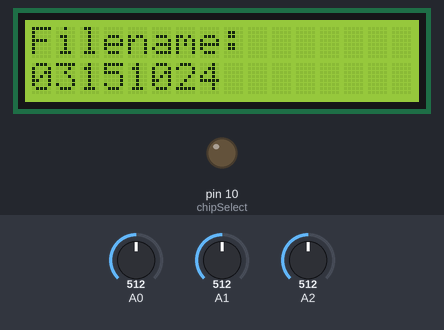
Simulated run of this sketch. Board: Arduino Uno, built with avr-gcc and run on an emulated ATmega328P. On the bench: 16×2 character LCD, output pins drawn as LEDs (lit = HIGH). The inputs (shaded band) are chosen by the test bench; at power-on: A0 = 512, A1 = 512, A2 = 512. The local clock reads 2024-03-15 10:24:30 at power-on unless the sketch sets it; storage starts empty; what the sketch prints to the serial monitor is not drawn.

Above: at 7.2 s.
At 15.3 s:
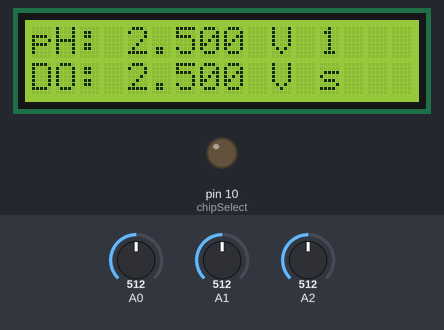
15.4 s: A0 set to 716
At 16.8 s:
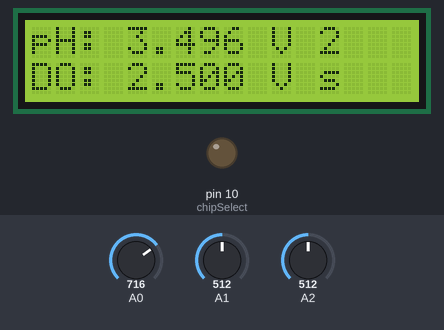
18.4 s: A1 set to 716
At 19.8 s:
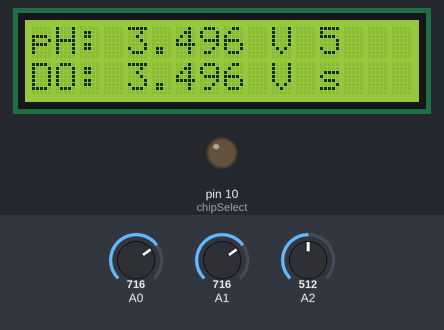
21.4 s: A2 set to 316
23.5 s: A2 set to 297
26.5 s: A0 set to 900
At 27.8 s:
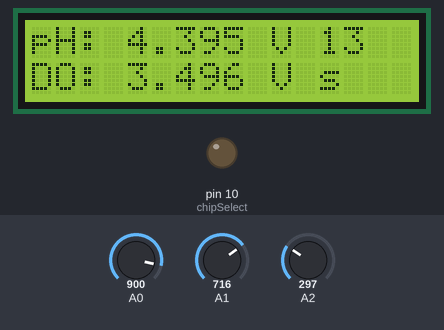
29.5 s: A1 set to 900
At 30.9 s:
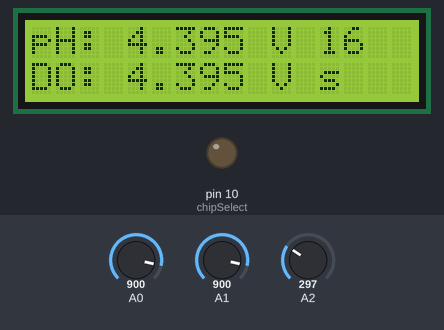
Timing chart, 0 to 32.5 s (numbered marks = the images above; inputs shaded):
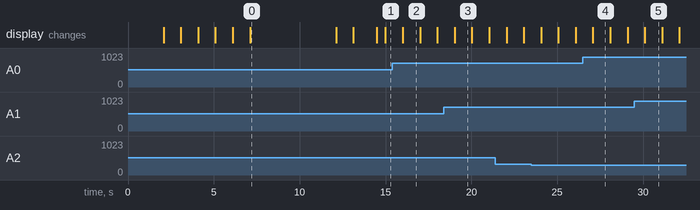

Measured:
- what the display in image 0 shows lasts 5.0 s, from 7.1 s to 12.1 s
- what the display in image 2 shows lasts 1.0 s, from 16.0 s to 17.0 s

The sketch:

Pip_testbed.ino
```cpp
// Creator: Saeyoung Kim
// reading from pH (OCP) and DO (amperometry) readout circuit and writing to LCD and microSD card
// Last updated: 2017.09.25

// including libraries
#include <LiquidCrystal.h>
#include <SD.h>
#include <SPI.h>
#include <Wire.h>
#include "RTClib.h"

// Variable declaration
int pHreadout = A0;
int pHtotal = 0;
int DOreadout = A1;
int DOtotal = 0;
int Tempreadout = A2;
int Temptotal = 0;
int i = 0;                           // counter for quick successive analog input readings
float pHvoltage;
float DOvoltage;
float Tempvoltage;
int ID = 1;                          // number of data entries in one file
const int chipSelect = 10;
File dataFile;
float temperatureC;                  // Temperature in Celcius
String dataString;                   // data entry for experiments
String CurrentTime;                  // for making file names
long elapsedTime;           // legacy code
float con_elapsedMillis;             // elapsedMillis converted to seconds
unsigned long startTime;             // legacy code
unsigned long startMillis;           // starting millisecond timestamp
unsigned long elapsedMillis;         // elapsed millisecond for timestamping
unsigned long previousMillis;        // previous millisecond for deciding if or not to proceed with next void loop
unsigned long currentMillis;         // current millisecond for deciding if or not to proceed with next void loop
unsigned long samplingTime = 500;   // sampling time in milliseconds, currently set to 1 second, keep it above 330
String fileName;
char pHbuff[6];
char DObuff[6];
char tempbuff[6];
char timebuff[8];
String currentMonth;
String currentDay;
String currentHour;
String currentMin;
String currentSec;

// initialize library with number of interface pins
LiquidCrystal lcd(8, 9, 2, 3, 4, 5);

// create an RTC object
RTC_DS1307 rtc;

// -------------------------------------------------------------------------------------------------------------------------------------------------------------------------------

void setup() {

  // writing to LCD ----------------------------------------------------------------------------

    // begin Serial Monitoring
    Serial.begin(57600);

    // setup LCD's number of columns and rows
    lcd.begin(16, 2);

    // turn on LCD
    lcd.display();

    // It's alive!
    lcd.clear();
    lcd.print(F("By jolly..."));
    lcd.setCursor(0, 1);
    lcd.print(F("I have awoken!"));
    delay(2000);

    // LCD status display
    lcd.clear();
    lcd.print(F("Initializing..."));
    delay(1000);

    // RTC check
    Serial.println(F("Initializing RTC..."));
    lcd.clear();
    lcd.print(F("Checking RTC"));
    delay(1000);


  // initialize RTC ------------------------------------------------------------------------------
    rtc.begin();

    // look for RTC, if not notify me on Serial Monitor
    if (! rtc.begin()) {
        Serial.println(F("RTC NOT found."));

        // RTC check
        lcd.clear();
        lcd.print(F("RTC NOT found."));
        delay(1000);
        while (1);
    }

    // if RTC is not running, set the time and start running it
    if (! rtc.isrunning()) {
    Serial.println(F("RTC is NOT running!"));
    lcd.clear();
    lcd.print(F("RTC NOT running."));
    delay(1000);

    rtc.adjust(DateTime(F(__DATE__), F(__TIME__)));
    Serial.println(F("RTC adjusted."));
    lcd.clear();
    lcd.print(F("RTC adjusted."));
    delay(1000);
    }

    Serial.println(F("RTC initialization... DONE."));
    lcd.clear();
    lcd.print(F("RTC ready!"));
    delay(1000);

    // define DateTime and CurrentTime string variable (call entire date and time atm, we'll cut it up later)
    DateTime now = rtc.now();

    // DS1307 output formatting fix --------------------------------------------------------------------
    if ( now.month() < 10 ){
      currentMonth = "0" + String(now.month());
    }
    else{
      currentMonth = String(now.month());
    }

    if(now.day() < 10){
      currentDay = "0" + String(now.day());
    }
    else{
      currentDay = String(now.day());
    }

    if(now.hour() < 10){
      currentHour = "0" + String(now.hour());
    }
    else{
      currentHour = String(now.hour());
    }

    if(now.minute() < 10){
      currentMin = "0" + String(now.minute());
    }
    else{
      currentMin = String(now.minute());
    }

    if(now.second() < 10){
      currentSec = "0" + String(now.second());
    }
    else{
      currentSec = String(now.second());
    }

    CurrentTime = String(now.year()) + "/" + currentMonth + "/" + currentDay + " " + currentHour + ":" + currentMin + ":" + currentSec;

    // Print current time on Serial Monitor for debugging purposes
    Serial.println("Current time is " + CurrentTime);

  // writing to microSD module --------------------------------------------------------------------

    pinMode (chipSelect, OUTPUT);

    // check SDcard
    lcd.clear();
    lcd.print(F("Checking SDcard"));
    delay(1000);

    // initialize microSD card module
    Serial.println(F("Initializing SD card..."));

    // check if microSD is running, if not notify me on Serial Monitor
    if (!SD.begin(chipSelect)) {
      Serial.println(F("SD card initialization failed."));

      // print to LCD
      lcd.clear();
      lcd.setCursor(0, 0);
      lcd.print(F("SD card initialization..."));
      lcd.setCursor(0, 1);
      lcd.print(F("FAIL"));
      delay(1000);
      return;

    }

    // SDcard check done!
    Serial.println(F("SD card initialization... DONE."));
    lcd.clear();
    lcd.print(F("SD card ready!"));
    delay(1000);

    // define String fileName variable and print to SM and LCD
    fileName = currentMonth + currentDay + currentHour + currentMin;
    Serial.println("File name is " + fileName);
    lcd.clear();
    lcd.setCursor(0, 0);
    lcd.print(F("Filename:"));
    lcd.setCursor(0, 1);
    lcd.print(fileName);
    delay(5000);

    // print to LCD
    lcd.clear();
    lcd.setCursor(0, 0);
    lcd.print(F("Initialization..."));
    lcd.setCursor(0, 1);
    lcd.print(F("DONE"));
    delay(1000);

    lcd.clear();
    lcd.setCursor(0, 0);
    lcd.print(F("Here we go!"));
    delay(1000);

    // Initial time when starting experiment
    startTime = now.unixtime() + 9;
    Serial.println("Starting unixtime: " + String(startTime));

    // open Data File I will be working with and write header for identification
    File dataFile = SD.open(fileName + ".csv", FILE_WRITE);

    // if file was succesfully opened write data string
    if (dataFile) {

      dataFile.println(CurrentTime + "," + "Time (s)" + "," + "pH readout V" + "," + "DO readout V" + "," + "Temp (C)");
      dataFile.close();
      Serial.println(CurrentTime + " written to file as header.");

    }

    // if file FAILED to open
    else {
      Serial.println(F("File FAILED to open."));
    }

    // timestamp start
    startMillis = millis();

}

// -------------------------------------------------------------------------------------------------------------------------------------------------------------------------------

void loop() {

  // timestamp for sampling time
  previousMillis = millis();

  // read from analog pins and convert ---------------------------------------------------------------
    // get voltage reading from A0 (pH), A1 (DO), and A2 (Temp.)
    // initial ping
    analogRead(A0);
    delay(10);

    // get 10 readings of pHreadout  ---------------------------------------------------------------
    for(i = 0; i < 10; i++)
      {
        pHreadout = analogRead(A0);
        pHtotal = pHtotal + pHreadout; // add new pHreadout to old pHreadout, do this from count 0 to 9
        delay(10);
      }

      pHreadout = pHtotal / 10; // avg of 10 readings
      pHtotal = 0;
      i = 0;                    // reinitialize i as 0

    // initial ping
    analogRead(A1); // initial ping
    delay(10);

    // get 10 readings of DOreadout  ---------------------------------------------------------------
    for(i = 0; i < 10; i++)
      {
        DOreadout = analogRead(A1);
        DOtotal = DOtotal + DOreadout; // add new DOreadout to old DOreadout, do this from count 0 to 9
        delay(10);
      }

      DOreadout = DOtotal / 10; // avg of 10 readings
      DOtotal = 0;
      i = 0;                    // reinitialize i as 0

    // initial ping
    analogRead(A2);
    delay(10);

    // get 10 readings of Tempreadout  ---------------------------------------------------------------
    for(i = 0; i < 10; i++){
        Tempreadout = analogRead(A2);
        Temptotal = Temptotal + Tempreadout; // add new Tempreadout to old Tempreadout, do this from count 0 to 9
        delay(10);
      }

      Tempreadout = Temptotal / 10; // avg of 10 readings
      Temptotal = 0;
      i = 0;                        // reinitialize i as 0

    // convert reading to voltage
    float pHvoltage = pHreadout * 5.0/1024;
    float DOvoltage = DOreadout * 5.0/1024;
    float Tempvoltage = Tempreadout * 5.0/1024;

    // convert voltage to temperature, converting from 10 mV per degree with 500 mV offset to temperature
    float temperatureC = (Tempvoltage - 0.5) * 100;

  // writing to LCD ----------------------------------------------------------------------------------

    // clear LCD
    lcd.clear();

    // put cursor on first row first column
    lcd.setCursor(0, 0);

    // print pHvoltage on LCD
    lcd.print(F("pH: "));
    lcd.print(pHvoltage, 3);
    lcd.print(F(" V"));

    // put cursor on second row first column
    lcd.setCursor(0, 1);

    // print DOvoltage on LCD
    lcd.print(F("DO: "));
    lcd.print(DOvoltage, 3);
    lcd.print(F(" V"));

  // writing to microSD card module -------------------------------------------------------------------

    // convert sensor readings float variables to strings using dtostrf
    dtostrf(pHvoltage, 5, 3, pHbuff);
    dtostrf(DOvoltage, 5, 3, DObuff);
    dtostrf(temperatureC, 5, 1, tempbuff);

    // calculate elapsed time since start of power, legacy code
    // DateTime now = rtc.now();
    // elapsedTime = now.unixtime() - startTime;

    // calculate elapsed millisecond since startMillis timestamp
    elapsedMillis = millis() - startMillis;
    con_elapsedMillis = elapsedMillis * 0.001; // multiply elapsed millisecond with 0.001 to convert to seconds

    // convert elapsed time float variables to strings using dtostrf
    dtostrf(con_elapsedMillis, 7, 3, timebuff);

    // print seconds on LCD
    lcd.setCursor(12, 0);
    lcd.print(con_elapsedMillis, 0);
    lcd.setCursor(12, 1);
    lcd.print(F("s"));

    // create data string to write to SD card
    dataString = String(ID) + ", " + timebuff + ", " + pHbuff + ", " + DObuff + "," + tempbuff;

    // open Data File I will be working with
    File dataFile = SD.open(fileName + ".csv", FILE_WRITE);

    // if file was succesfully opened write data string
    if (dataFile) {

      dataFile.println(dataString);
      dataFile.close();
      Serial.println(dataString);

    }

    // if file FAILED to open
    else {
      Serial.println(F("File FAILED to open."));
    }

    // increment ID number
    ID++;

  // wait until samplingTime is acheived, then move onto next void loop
  currentMillis = millis();
  while(currentMillis - previousMillis < samplingTime){
    delay(10);
    currentMillis = millis();
  }

}
```
